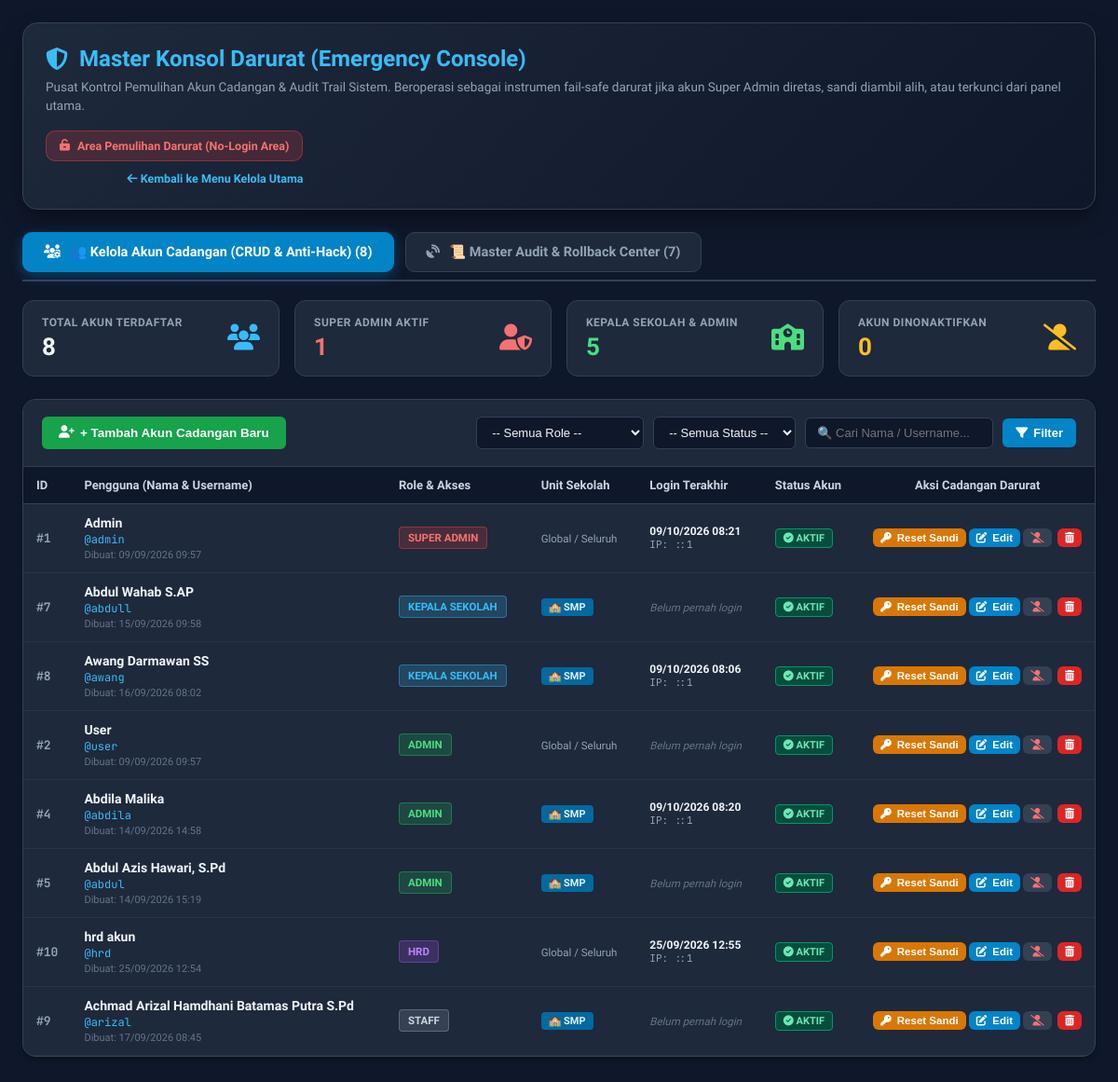
Before: /app/kelola/super/index.php with the older database file.
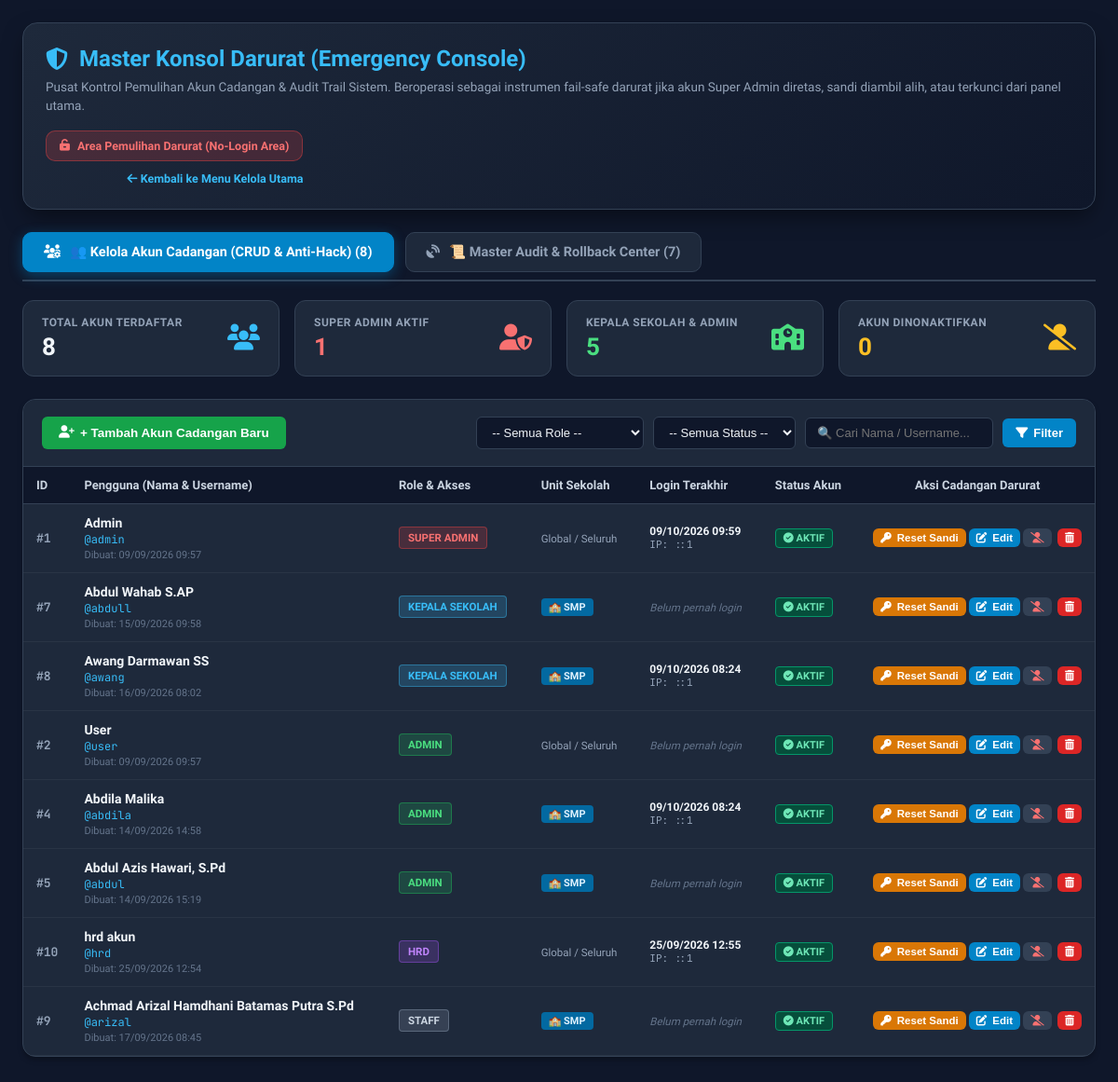
After: the same page with the newer database file.
### tables this page shows
CREATE TABLE `users` (
  `id` bigint unsigned NOT NULL AUTO_INCREMENT,
  `username` varchar(100) NOT NULL,
  `password` varchar(255) NOT NULL,
  `name` varchar(255) NOT NULL,
  `photo` varchar(255) DEFAULT NULL,
  `role` varchar(50) NOT NULL DEFAULT 'staff',
  `remember_token` varchar(100) DEFAULT NULL,
  `created_at` timestamp NULL DEFAULT CURRENT_TIMESTAMP,
  `updated_at` timestamp NULL DEFAULT CURRENT_TIMESTAMP ON UPDATE CURRENT_TIMESTAMP,
  `deleted_at` timestamp NULL DEFAULT NULL,
  `last_activity` datetime DEFAULT NULL,
  `last_login_at` datetime DEFAULT NULL,
  `last_login_ip` varchar(45) DEFAULT NULL,
  `is_online` tinyint(1) NOT NULL DEFAULT '0',
  PRIMARY KEY (`id`),
  UNIQUE KEY `username` (`username`)
);

CREATE TABLE `admin_unit_permissions` (
  `id` bigint unsigned NOT NULL AUTO_INCREMENT,
  `user_id` bigint unsigned NOT NULL,
  `unit_id` int unsigned NOT NULL,
  `created_at` timestamp NOT NULL DEFAULT CURRENT_TIMESTAMP,
  PRIMARY KEY (`id`),
  KEY `fk_admin_unit_user` (`user_id`),
  KEY `fk_admin_unit_unit` (`unit_id`),
  CONSTRAINT `fk_admin_unit_unit` FOREIGN KEY (`unit_id`) REFERENCES `units` (`id`) ON DELETE CASCADE,
  CONSTRAINT `fk_admin_unit_user` FOREIGN KEY (`user_id`) REFERENCES `users` (`id`) ON DELETE CASCADE
);

### app/config/security.php (called while the page is built, shortened)
<?php
function e($value)
{
    return htmlspecialchars(
        $value ?? '',
        ENT_QUOTES,
        'UTF-8'
    );
}

### app/kelola/super/index.php (the view, shortened to what the rows shown need)
<?php
global $pdo;
require_once __DIR__ . '/../../config/security.php';
$mainMode = $_GET['mode'] ?? (isset($_GET['tab']) && $_GET['tab'] !== 'users' ? 'audit' : 'users');
$uWhereSql = ["1 = 1"];
$uParams = [];
$uWhereClause = "WHERE " . implode(" AND ", $uWhereSql);
$usersQuery = "
    SELECT u.*,
           aup.unit_id as assigned_unit_id,
           COALESCE(un.unit, st_u.unit) as unit_name
    FROM users u
    LEFT JOIN admin_unit_permissions aup ON aup.user_id = u.id
    LEFT JOIN units un ON un.id = aup.unit_id
    LEFT JOIN staff st ON st.user_id = u.id
    LEFT JOIN units st_u ON st_u.id = st.unit_id
    {$uWhereClause}
    ORDER BY (u.deleted_at IS NOT NULL) ASC,
             FIELD(u.role, 'super_admin', 'kepala_sekolah', 'admin', 'hrd', 'staff') ASC,
             u.id ASC
";
$stmtUsers = $pdo->prepare($usersQuery);
$stmtUsers->execute($uParams);
$userAccounts = $stmtUsers->fetchAll(PDO::FETCH_ASSOC);
?>
<!DOCTYPE html>
<html lang="id">
<head>
    <link rel="stylesheet" href="https://cdnjs.cloudflare.com/ajax/libs/font-awesome/6.4.0/css/all.min.css">
</head>
<body>
<div class="container">
    <div class="header-card">
        <div class="header-title">
            <h1><i class="fa-solid fa-shield-halved"></i> Master Konsol Darurat (Emergency Console)</h1>
        </div>
    </div>
    <?php if ($mainMode === 'users'): ?>
        <div class="card">
            <div style="overflow-x: auto;">
                <table class="table">
                    <thead>
                        <tr>
                            <th style="width: 50px;">ID</th>
                            <th>Pengguna (Nama & Username)</th>
                            <th>Role & Akses</th>
                            <th>Unit Sekolah</th>
                            <th>Login Terakhir</th>
                            <th>Status Akun</th>
                            <th style="text-align: center; width: 240px;">Aksi Cadangan Darurat</th>
                        </tr>
                    </thead>
                    <tbody>
                        <?php foreach ($userAccounts as $usr): ?>
                            <?php
                            $isDeleted = !empty($usr['deleted_at']);
                            $roleClass = 'badge-role-staff';
                            if ($usr['role'] === 'super_admin') $roleClass = 'badge-role-super';
                            elseif ($usr['role'] === 'kepala_sekolah') $roleClass = 'badge-role-kepsek';
                            elseif ($usr['role'] === 'admin') $roleClass = 'badge-role-admin';
                            elseif ($usr['role'] === 'hrd') $roleClass = 'badge-role-hrd';
                            ?>
                            <tr class="<?= $isDeleted ? 'row-deleted' : '' ?>">
                                <td style="font-family:'JetBrains Mono', monospace; color:#94a3b8; font-weight:700;">
                                    #<?= $usr['id'] ?>
                                </td>
                                <td>
                                    <strong style="color:#f1f5f9; font-size:14px;"><?= e($usr['name']) ?></strong>
                                    <div style="font-size:12px; color:#38bdf8; font-family:'JetBrains Mono', monospace; margin-top:2px;">
                                        @<?= e($usr['username']) ?>
                                    </div>
                                    <small style="color:#64748b; font-size:11px;">Dibuat: <?= !empty($usr['created_at']) ? date('d/m/Y H:i', strtotime($usr['created_at'])) : '-' ?></small>
                                </td>
                                <td>
                                    <span class="badge <?= $roleClass ?>" style="font-size:11.5px; padding:4px 9px;">
                                        <?= strtoupper(str_replace('_', ' ', $usr['role'])) ?>
                                    </span>
                                </td>
                                <td>
                                    <?php if (!empty($usr['unit_name'])): ?>
                                        <span class="badge" style="background:#0369a1; color:#e0f2fe; font-size:11px;">
                                            🏫 <?= e($usr['unit_name']) ?>
                                        </span>
                                    <?php else: ?>
                                        <span style="color:#94a3b8; font-size:11.5px;">Global / Seluruh</span>
                                    <?php endif; ?>
                                </td>
                                <td>
                                    <?php if (!empty($usr['last_login_at'])): ?>
                                        <div style="font-size:12px; color:#f1f5f9; font-weight:600;">
                                            <?= date('d/m/Y H:i', strtotime($usr['last_login_at'])) ?>
                                        </div>
                                        <div style="font-size:11px; color:#94a3b8; font-family:'JetBrains Mono', monospace;">
                                            IP: <?= e($usr['last_login_ip'] ?: '-') ?>
                                        </div>
                                    <?php else: ?>
                                        <span style="color:#64748b; font-size:11.5px; font-style:italic;">Belum pernah login</span>
                                    <?php endif; ?>
                                </td>
                                <td>
                                    <?php if ($isDeleted): ?>
                                        <span class="badge" style="background:#7f1d1d; color:#fca5a5; border:1px solid #dc2626; font-size:11px;">
                                            <i class="fa-solid fa-ban"></i> DINONAKTIFKAN
                                        </span>
                                        <div style="font-size:10px; color:#f87171; margin-top:2px;">
                                            Pada: <?= date('d/m/y H:i', strtotime($usr['deleted_at'])) ?>
                                        </div>
                                    <?php else: ?>
                                        <span class="badge" style="background:#064e3b; color:#6ee7b7; border:1px solid #059669; font-size:11px;">
                                            <i class="fa-solid fa-circle-check"></i> AKTIF
                                        </span>
                                    <?php endif; ?>
                                </td>
                                <td style="text-align:center; white-space:nowrap;">
                                    <button type="button" class="btn btn-warning"
                                            onclick="openResetPasswordModal(<?= $usr['id'] ?>, '<?= e($usr['username']) ?>', '<?= e($usr['name']) ?>')"
                                            style="font-size:11.5px; padding:4px 8px;" title="Reset password langsung">
                                        <i class="fa-solid fa-key"></i> Reset Sandi
                                    </button>
                                    <button type="button" class="btn btn-primary"
                                            onclick="openEditUserModal(<?= htmlspecialchars(json_encode($usr), ENT_QUOTES, 'UTF-8') ?>)"
                                            style="font-size:11.5px; padding:4px 8px;" title="Edit data akun">
                                        <i class="fa-solid fa-pen-to-square"></i> Edit
                                    </button>
                                    <?php if (!$isDeleted): ?>
                                        <form method="POST" style="display:inline;" onsubmit="return confirm('Nonaktifkan akun <?= e($usr['username']) ?>? Pengguna ini tidak akan bisa login lagi.');">
                                            <button type="submit" class="btn btn-light" style="font-size:11.5px; padding:4px 8px; color:#f87171;" title="Nonaktifkan akun">
                                                <i class="fa-solid fa-user-slash"></i>
                                            </button>
                                        </form>
                                    <?php endif; ?>
                                    <form method="POST" style="display:inline; margin-left:3px;" onsubmit="return confirm('PERINGATAN: Apakah Anda yakin ingin MENGHAPUS PERMANEN akun <?= e($usr['username']) ?> dari database? Tindakan ini tidak dapat dibatalkan!');">
                                        <button type="submit" class="btn btn-danger" style="font-size:11.5px; padding:4px 8px;" title="Hapus permanen dari database">
                                            <i class="fa-solid fa-trash-can"></i>
                                        </button>
                                    </form>
                                </td>
                            </tr>
                        <?php endforeach; ?>
                    </tbody>
                </table>
            </div>
        </div>
    <?php endif; ?>
</div>
</body>
</html>

Changed rows visible on the page:
changed users "Admin": last_login_at "09/10/2026 08:21" → "09/10/2026 09:59"
changed through a linked row, admin_unit_permissions "Awang Darmawan SS": user.last_login_at "09/10/2026 08:06" → "09/10/2026 08:24"
changed users "Abdila Malika": last_login_at "09/10/2026 08:20" → "09/10/2026 08:24"
